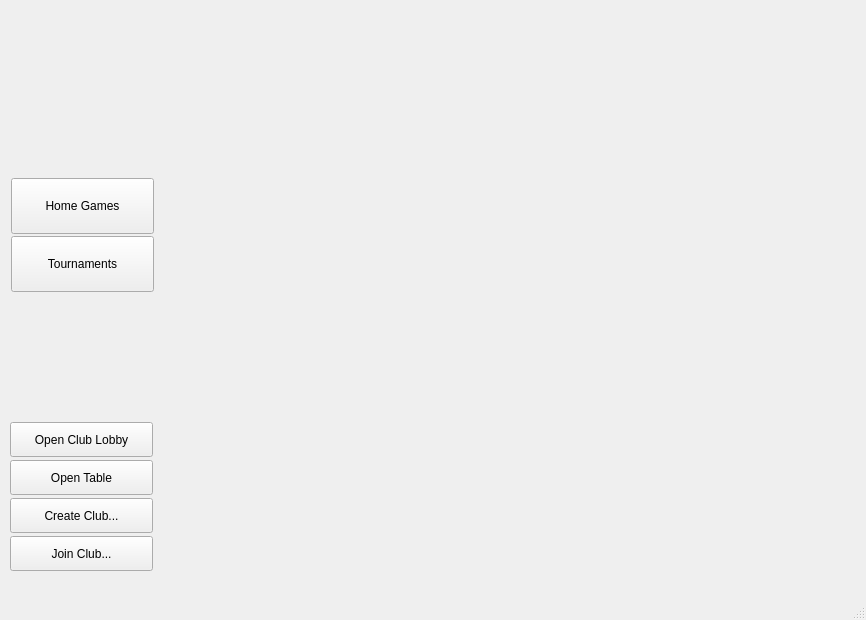
<?xml version="1.0" encoding="UTF-8"?>
<ui version="4.0">
 <class>MainWindow</class>
 <widget class="QMainWindow" name="MainWindow">
  <property name="geometry">
   <rect>
    <x>0</x>
    <y>0</y>
    <width>866</width>
    <height>620</height>
   </rect>
  </property>
  <property name="sizePolicy">
   <sizepolicy hsizetype="Fixed" vsizetype="Fixed">
    <horstretch>0</horstretch>
    <verstretch>0</verstretch>
   </sizepolicy>
  </property>
  <property name="windowTitle">
   <string>ChipUP Poker</string>
  </property>
  <widget class="QWidget" name="centralwidget">
   <widget class="QWidget" name="header" native="true">
    <property name="geometry">
     <rect>
      <x>0</x>
      <y>0</y>
      <width>866</width>
      <height>144</height>
     </rect>
    </property>
    <property name="styleSheet">
     <string notr="true">background-image: url(:/resources/header/Header.png);</string>
    </property>
   </widget>
   <widget class="QWidget" name="paMain" native="true">
    <property name="geometry">
     <rect>
      <x>0</x>
      <y>144</y>
      <width>841</width>
      <height>438</height>
     </rect>
    </property>
    <widget class="QPushButton" name="btHomeGames">
     <property name="geometry">
      <rect>
       <x>11</x>
       <y>34</y>
       <width>143</width>
       <height>56</height>
      </rect>
     </property>
     <property name="text">
      <string>Home Games</string>
     </property>
    </widget>
    <widget class="QPushButton" name="btTournaments">
     <property name="geometry">
      <rect>
       <x>11</x>
       <y>92</y>
       <width>143</width>
       <height>56</height>
      </rect>
     </property>
     <property name="text">
      <string>Tournaments</string>
     </property>
    </widget>
    <widget class="QStackedWidget" name="stackedWidget">
     <property name="geometry">
      <rect>
       <x>0</x>
       <y>0</y>
       <width>841</width>
       <height>438</height>
      </rect>
     </property>
     <widget class="QWidget" name="page">
      <widget class="QPushButton" name="btOpenClubLobby">
       <property name="geometry">
        <rect>
         <x>10</x>
         <y>278</y>
         <width>143</width>
         <height>35</height>
        </rect>
       </property>
       <property name="text">
        <string>Open Club Lobby</string>
       </property>
      </widget>
      <widget class="QPushButton" name="btOpenTable">
       <property name="geometry">
        <rect>
         <x>10</x>
         <y>316</y>
         <width>143</width>
         <height>35</height>
        </rect>
       </property>
       <property name="text">
        <string>Open Table</string>
       </property>
      </widget>
      <widget class="QPushButton" name="btCreateClub">
       <property name="geometry">
        <rect>
         <x>10</x>
         <y>354</y>
         <width>143</width>
         <height>35</height>
        </rect>
       </property>
       <property name="text">
        <string>Create Club...</string>
       </property>
      </widget>
      <widget class="QPushButton" name="btJoinClub">
       <property name="geometry">
        <rect>
         <x>10</x>
         <y>392</y>
         <width>143</width>
         <height>35</height>
        </rect>
       </property>
       <property name="text">
        <string>Join Club...</string>
       </property>
      </widget>
     </widget>
     <widget class="QWidget" name="page_2">
      <widget class="QPushButton" name="btTournamentRegister">
       <property name="geometry">
        <rect>
         <x>10</x>
         <y>354</y>
         <width>143</width>
         <height>35</height>
        </rect>
       </property>
       <property name="text">
        <string>Register</string>
       </property>
      </widget>
      <widget class="QPushButton" name="btTournamentLobby">
       <property name="geometry">
        <rect>
         <x>10</x>
         <y>392</y>
         <width>143</width>
         <height>35</height>
        </rect>
       </property>
       <property name="text">
        <string>Tournament Lobby</string>
       </property>
      </widget>
     </widget>
    </widget>
    <zorder>stackedWidget</zorder>
    <zorder>btHomeGames</zorder>
    <zorder>btTournaments</zorder>
   </widget>
  </widget>
  <widget class="QMenuBar" name="menubar">
   <property name="geometry">
    <rect>
     <x>0</x>
     <y>0</y>
     <width>866</width>
     <height>21</height>
    </rect>
   </property>
  </widget>
  <widget class="QStatusBar" name="statusbar"/>
 </widget>
 <resources/>
 <connections/>
</ui>
